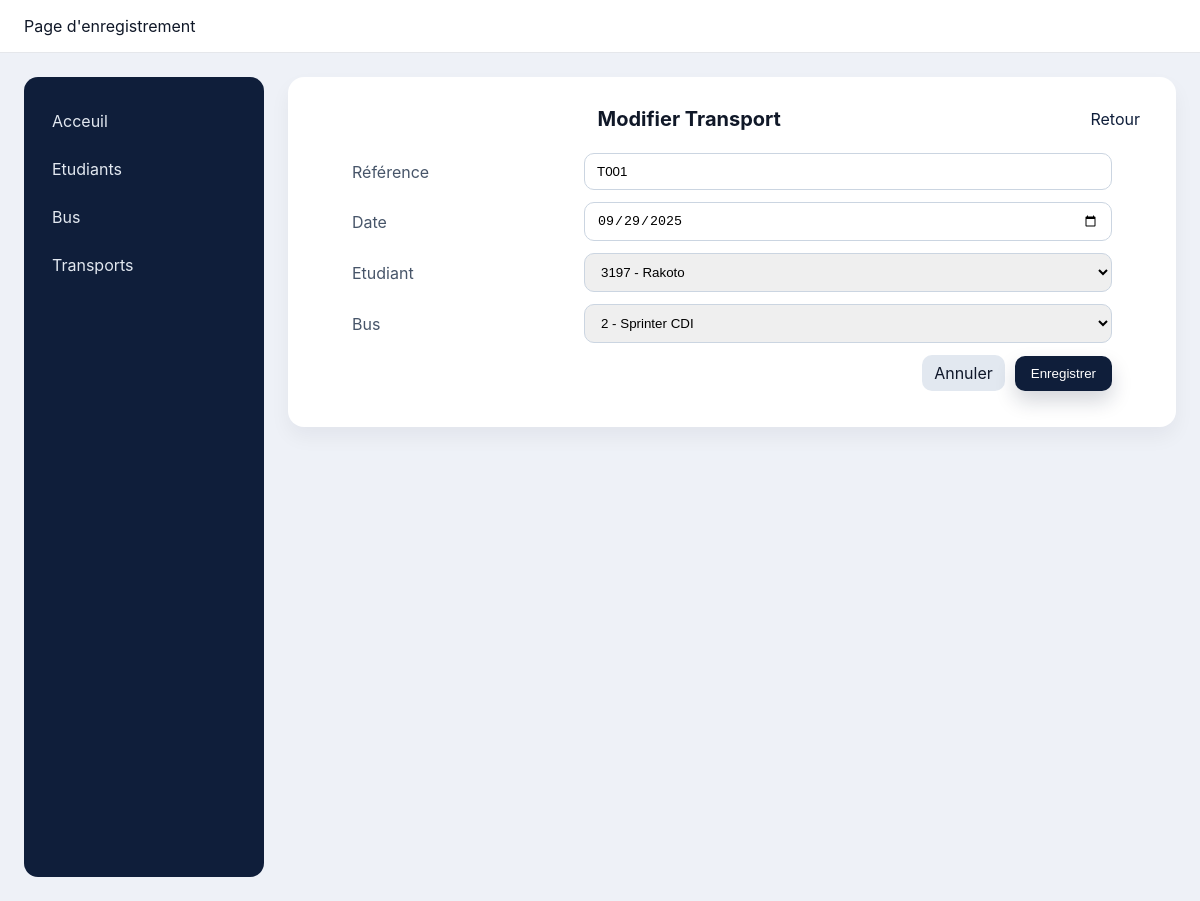
The page /transports/T001/edit/ on the database its author committed.
### trans/models.py (models this page shows)
class Trans(models.Model):
    refT = models.CharField(max_length=20, primary_key=True)
    dateTrans = models.DateField()
    matrE = models.ForeignKey('Etudiant', on_delete=models.CASCADE)
    idBus = models.ForeignKey('Bus', on_delete=models.CASCADE)

class Etudiant(models.Model):
    matrE = models.CharField(max_length=20, primary_key=True)
    nomE = models.CharField(max_length=50)
    prenomE = models.CharField(max_length=50)
    dateN = models.DateField()
    adresse = models.CharField(max_length=255)
    telParent = models.CharField(max_length=15)

class Bus(models.Model):
    idBus = models.CharField(max_length=20, primary_key=True)
    matrV = models.CharField(max_length=20)
    marque = models.CharField(max_length=50)
    capacite = models.IntegerField()

### trans/views.py (the view)
# urls.py: path('transports/<path:pk>/edit/', views.trans_update, name='trans_update'),
def trans_update(request, pk: str):
    item = get_object_or_404(Trans, pk=pk)
    if request.method == 'POST':
        item.dateTrans = request.POST.get('dateTrans')
        item.matrE = get_object_or_404(Etudiant, pk=request.POST.get('matrE'))
        item.idBus = get_object_or_404(Bus, pk=request.POST.get('idBus'))
        item.save()
        return redirect('trans_list')
    return render(request, 'transports/form.html', {
        'item': item,
        'etudiants': Etudiant.objects.all(),
        'buses': Bus.objects.all(),
    })

### trans/templates/transports/form.html (shortened to what this page needs)
{% extends 'layout/base.html' %}
{% block content %}
<div class="container">
  <div class="page-header">
    <div class="page-title">{% if item %}Modifier{% else %}Créer{% endif %} Transport</div>
    <div class="actions">
      <a class="btn-outline" href="{% url 'trans_list' %}">Retour</a>
    </div>
  </div>
  <form method="post">
    <div>
      <label>Référence</label>
      <input name="refT" value="{{ item.refT }}" {% if item %}readonly{% endif %} required>
    </div>
    <div>
      <label>Date</label>
      <input type="date" name="dateTrans" value="{{ item.dateTrans|date:'Y-m-d' }}" required>
    </div>
    <div>
      <label>Etudiant</label>
      <select name="matrE" required>
        {% for e in etudiants %}
        <option value="{{ e.matrE }}" {% if item and item.matrE_id == e.matrE %}selected{% endif %}>{{ e.matrE }} - {{ e.nomE }}</option>
        {% endfor %}
      </select>
    </div>
    <div>
      <label>Bus</label>
      <select name="idBus" required>
        {% for b in buses %}
        <option value="{{ b.idBus }}" {% if item and item.idBus_id == b.idBus %}selected{% endif %}>{{ b.idBus }} - {{ b.marque }}</option>
        {% endfor %}
      </select>
    </div>
    <div class="btn-row">
      <a class="btn-secondary" href="{% url 'trans_list' %}">Annuler</a>
      <button class="btn-primary" type="submit">Enregistrer</button>
    </div>
  </form>
</div>
{% endblock %}

### static/css/style.css (style rules this page uses)
:root { --primary: #0f1e3a; --primary-600: #122757; --muted: #475569; --bg: #eef1f7; --surface: #ffffff; --ring: #cbd5e1; --radius: 12px; }
* { box-sizing: border-box; }
html, body { height: 100%; }
body { font-family: Inter, Arial, sans-serif; margin: 0; background: var(--bg); color: #101828; }
.btn-primary { justify-self: end; background: var(--primary); color: #fff; padding: 10px 16px; border-radius: 10px; text-decoration: none; display: inline-flex; align-items: center; gap: 8px; box-shadow: 0 10px 20px rgba(15, 30, 58, 0.18); transition: transform 0.08s ease, box-shadow 0.2s ease; }
.btn-secondary { background: #e2e8f0; color: #0f172a; padding: 8px 12px; border-radius: 10px; text-decoration: none; display: inline-flex; align-items: center; gap: 8px; }
.btn-outline { background: transparent; color: var(--primary); padding: 8px 12px; border-radius: 10px; border: 1px solid var(--primary); text-decoration: none; display: inline-flex; align-items: center; gap: 8px; }
form { max-width: 760px; margin: 0 auto; }
form div { margin-bottom: 12px; display: flex; align-items: center; gap: 12px; }
form label { width: 220px; color: var(--muted); }
input, select { flex: 1; padding: 10px 12px; border: 1px solid var(--ring); border-radius: 10px; outline: none; transition: box-shadow 0.15s ease, border-color 0.15s ease; }
button, .btn-primary, .btn-secondary, .btn-danger, .btn-outline { cursor: pointer; border: none; }
.btn-row { display: flex; justify-content: flex-end; gap: 10px; margin-top: 12px; }
.ripple { position: relative; overflow: hidden; }
.ripple:after { content: ""; position: absolute; inset: 0; background: radial-gradient(circle at var(--x) var(--y), rgba(255, 255, 255, 0.35), rgba(255, 255, 255, 0) 50%); opacity: 0; transition: opacity 0.6s ease; }
.container { width: 100%; }
.page-header { display: flex; justify-content: space-between; align-items: center; gap: 12px; margin-bottom: 16px; }
.page-title { font-size: 20px; font-weight: 700; text-align: center; flex: 1; }
.actions { display: flex; gap: 8px; }

### rows shown on the page
Trans: refT "T001", dateTrans "09/29/2025", matrE "3197 - Rakoto", idBus "2 - Sprinter CDI"
